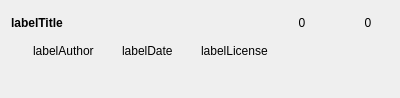
<?xml version="1.0" encoding="UTF-8"?>
<ui version="4.0">
 <class>SoundfontCellFull</class>
 <widget class="QWidget" name="SoundfontCellFull">
  <property name="geometry">
   <rect>
    <x>0</x>
    <y>0</y>
    <width>400</width>
    <height>98</height>
   </rect>
  </property>
  <property name="windowTitle">
   <string notr="true">Form</string>
  </property>
  <layout class="QVBoxLayout" name="verticalLayout">
   <item>
    <widget class="QFrame" name="line1">
     <property name="minimumSize">
      <size>
       <width>0</width>
       <height>24</height>
      </size>
     </property>
     <property name="maximumSize">
      <size>
       <width>16777215</width>
       <height>24</height>
      </size>
     </property>
     <layout class="QHBoxLayout" name="layoutLine1">
      <property name="leftMargin">
       <number>0</number>
      </property>
      <property name="topMargin">
       <number>0</number>
      </property>
      <property name="rightMargin">
       <number>0</number>
      </property>
      <property name="bottomMargin">
       <number>0</number>
      </property>
      <item>
       <widget class="ElidedLabel" name="labelTitle">
        <property name="sizePolicy">
         <sizepolicy hsizetype="Expanding" vsizetype="Preferred">
          <horstretch>0</horstretch>
          <verstretch>0</verstretch>
         </sizepolicy>
        </property>
        <property name="font">
         <font>
          <weight>75</weight>
          <bold>true</bold>
         </font>
        </property>
        <property name="text">
         <string notr="true">labelTitle</string>
        </property>
       </widget>
      </item>
      <item>
       <widget class="QLabel" name="iconComment">
        <property name="minimumSize">
         <size>
          <width>24</width>
          <height>24</height>
         </size>
        </property>
        <property name="maximumSize">
         <size>
          <width>24</width>
          <height>24</height>
         </size>
        </property>
        <property name="text">
         <string/>
        </property>
       </widget>
      </item>
      <item>
       <widget class="QLabel" name="labelCommentNumber">
        <property name="minimumSize">
         <size>
          <width>30</width>
          <height>0</height>
         </size>
        </property>
        <property name="text">
         <string notr="true">0</string>
        </property>
        <property name="alignment">
         <set>Qt::AlignCenter</set>
        </property>
       </widget>
      </item>
      <item>
       <widget class="QLabel" name="iconDownload">
        <property name="minimumSize">
         <size>
          <width>24</width>
          <height>24</height>
         </size>
        </property>
        <property name="maximumSize">
         <size>
          <width>24</width>
          <height>24</height>
         </size>
        </property>
        <property name="text">
         <string/>
        </property>
       </widget>
      </item>
      <item>
       <widget class="QLabel" name="labelDownloadNumber">
        <property name="minimumSize">
         <size>
          <width>30</width>
          <height>0</height>
         </size>
        </property>
        <property name="text">
         <string notr="true">0</string>
        </property>
        <property name="alignment">
         <set>Qt::AlignCenter</set>
        </property>
       </widget>
      </item>
      <item>
       <widget class="FiveStarsWidget" name="widgetStars" native="true"/>
      </item>
     </layout>
    </widget>
   </item>
   <item>
    <widget class="QFrame" name="line2">
     <property name="minimumSize">
      <size>
       <width>0</width>
       <height>20</height>
      </size>
     </property>
     <property name="maximumSize">
      <size>
       <width>16777215</width>
       <height>20</height>
      </size>
     </property>
     <layout class="QHBoxLayout" name="layoutLine2">
      <property name="leftMargin">
       <number>0</number>
      </property>
      <property name="topMargin">
       <number>0</number>
      </property>
      <property name="rightMargin">
       <number>0</number>
      </property>
      <property name="bottomMargin">
       <number>0</number>
      </property>
      <item>
       <widget class="QLabel" name="iconAuthor">
        <property name="minimumSize">
         <size>
          <width>16</width>
          <height>16</height>
         </size>
        </property>
        <property name="maximumSize">
         <size>
          <width>16</width>
          <height>16</height>
         </size>
        </property>
        <property name="text">
         <string/>
        </property>
       </widget>
      </item>
      <item>
       <widget class="QLabel" name="labelAuthor">
        <property name="cursor">
         <cursorShape>PointingHandCursor</cursorShape>
        </property>
        <property name="text">
         <string notr="true">labelAuthor</string>
        </property>
        <property name="textFormat">
         <enum>Qt::RichText</enum>
        </property>
       </widget>
      </item>
      <item>
       <widget class="QLabel" name="iconDate">
        <property name="minimumSize">
         <size>
          <width>16</width>
          <height>16</height>
         </size>
        </property>
        <property name="maximumSize">
         <size>
          <width>16</width>
          <height>16</height>
         </size>
        </property>
        <property name="text">
         <string/>
        </property>
       </widget>
      </item>
      <item>
       <widget class="QLabel" name="labelDate">
        <property name="text">
         <string notr="true">labelDate</string>
        </property>
       </widget>
      </item>
      <item>
       <widget class="QLabel" name="iconLicense">
        <property name="minimumSize">
         <size>
          <width>16</width>
          <height>16</height>
         </size>
        </property>
        <property name="maximumSize">
         <size>
          <width>16</width>
          <height>16</height>
         </size>
        </property>
        <property name="text">
         <string/>
        </property>
       </widget>
      </item>
      <item>
       <widget class="ElidedLabel" name="labelLicense">
        <property name="sizePolicy">
         <sizepolicy hsizetype="Expanding" vsizetype="Preferred">
          <horstretch>0</horstretch>
          <verstretch>0</verstretch>
         </sizepolicy>
        </property>
        <property name="cursor">
         <cursorShape>PointingHandCursor</cursorShape>
        </property>
        <property name="text">
         <string notr="true">labelLicense</string>
        </property>
        <property name="openExternalLinks">
         <bool>true</bool>
        </property>
       </widget>
      </item>
     </layout>
    </widget>
   </item>
   <item>
    <widget class="AttributeFlow" name="line3" native="true"/>
   </item>
  </layout>
 </widget>
 <customwidgets>
  <customwidget>
   <class>ElidedLabel</class>
   <extends>QLabel</extends>
   <header>elidedlabel.h</header>
  </customwidget>
  <customwidget>
   <class>AttributeFlow</class>
   <extends>QWidget</extends>
   <header>attributeflow.h</header>
   <container>1</container>
  </customwidget>
  <customwidget>
   <class>FiveStarsWidget</class>
   <extends>QWidget</extends>
   <header>fivestarswidget.h</header>
   <container>1</container>
  </customwidget>
 </customwidgets>
 <resources/>
 <connections/>
</ui>
